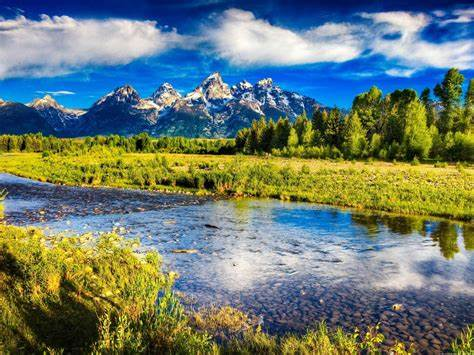
%> input picture 1.jpg, 474 x 355 px
$ octave a1.m   (GNU Octave 9; MATLAB toolbox functions it lacks are replaced by stand-ins)
%> lines starting %> are read from the running program, lines starting %| are printed output that depends on the picture
% Read the color image
colorImage = imread('1.jpg');
%> colorImage is the input picture: size 355x474x3 uint8; mean R, G, B 108.2, 123.7, 112.5

% Convert the color image to grayscale
grayImage = rgb2gray(colorImage);
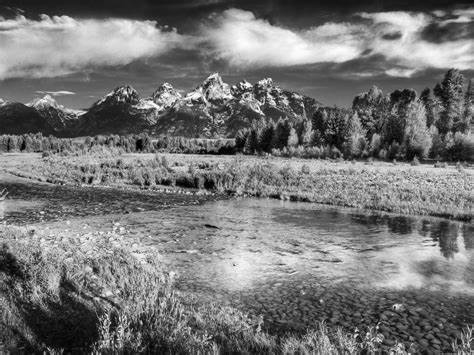
%> grayImage: size 355x474 uint8; min 0, max 254, mean 117.8

% Adjust the intensity level
adjustedImage = imadjust(grayImage, [0.2 0.8], []);
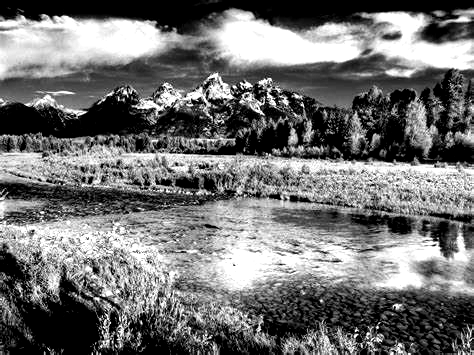
%> adjustedImage: size 355x474 uint8; min 0, max 255, mean 113.9

% Display the original color image, grayscale image, and adjusted image
subplot(1, 3, 1);
imshow(colorImage);
title('Color Image');

subplot(1, 3, 2);
imshow(grayImage);
title('Grayscale Image');

subplot(1, 3, 3);
imshow(adjustedImage);
title('Adjusted Image');

% Save the adjusted image
imwrite(adjustedImage, 'output_image.jpg');

$ run again, with 2.jpg copied over 1.jpg
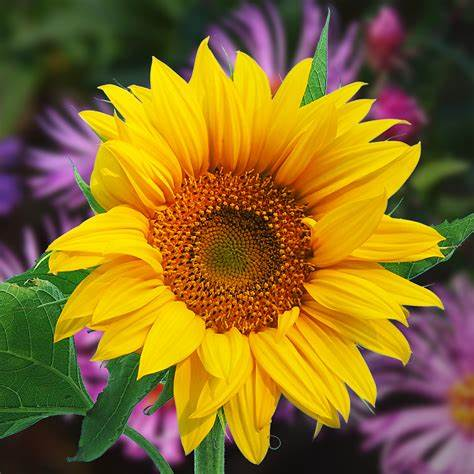
%> input picture 2.jpg, 474 x 474 px
%> colorImage is the input picture: size 474x474x3 uint8; mean R, G, B 137.1, 107.9, 36.8
%> `grayImage = rgb2gray(colorImage);`:
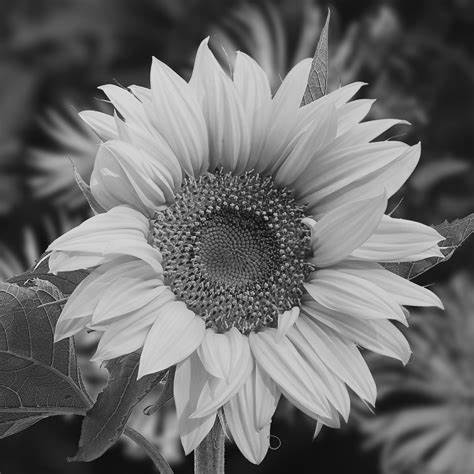
%> grayImage: size 474x474 uint8; min 0, max 242, mean 108.5
%> `adjustedImage = imadjust(grayImage, [0.2 0.8], []);`:
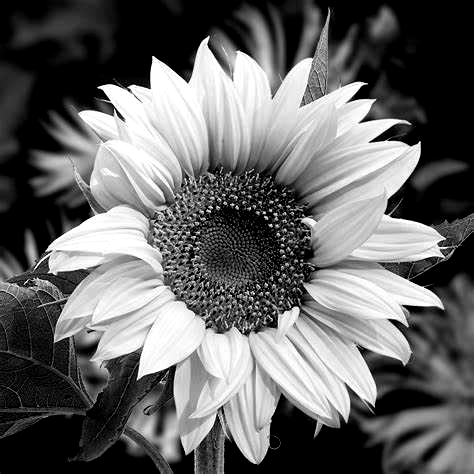
%> adjustedImage: size 474x474 uint8; min 0, max 255, mean 102.3

$ run again, with 3.jpg copied over 1.jpg
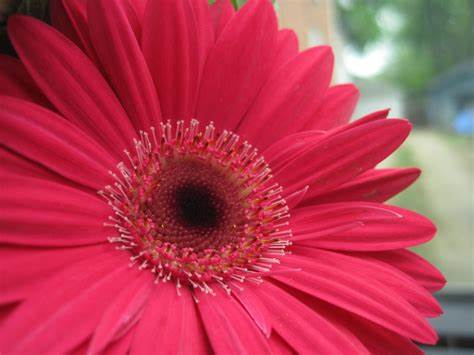
%> input picture 3.jpg, 474 x 355 px
%> colorImage is the input picture: size 355x474x3 uint8; mean R, G, B 183.5, 60.9, 82.7
%> `grayImage = rgb2gray(colorImage);`:
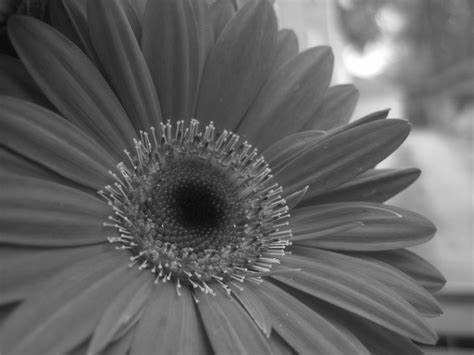
%> grayImage: size 355x474 uint8; min 7, max 255, mean 100
%> `adjustedImage = imadjust(grayImage, [0.2 0.8], []);`:
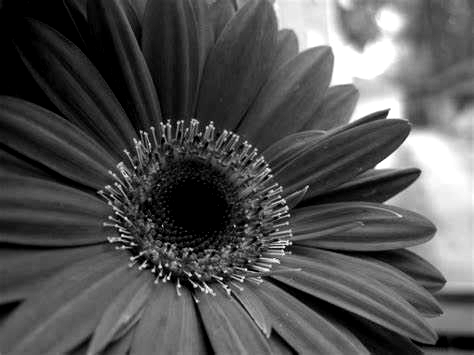
%> adjustedImage: size 355x474 uint8; min 0, max 255, mean 82.6
